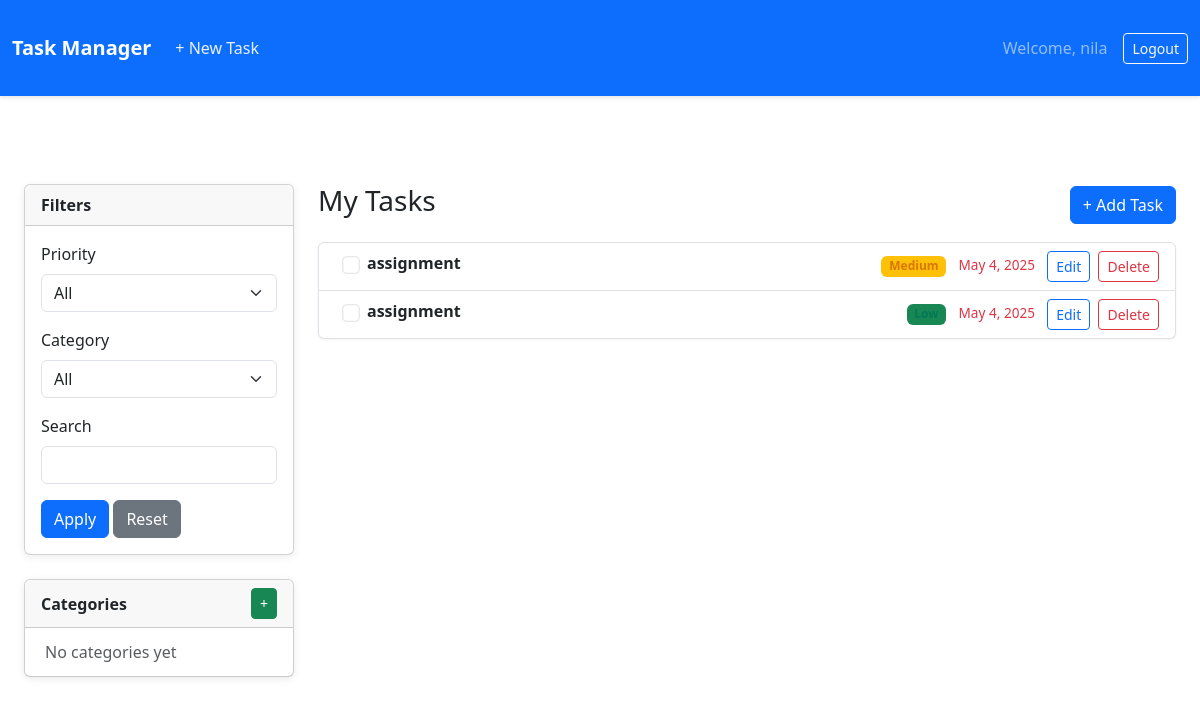
The app's page / (signed in), older data.
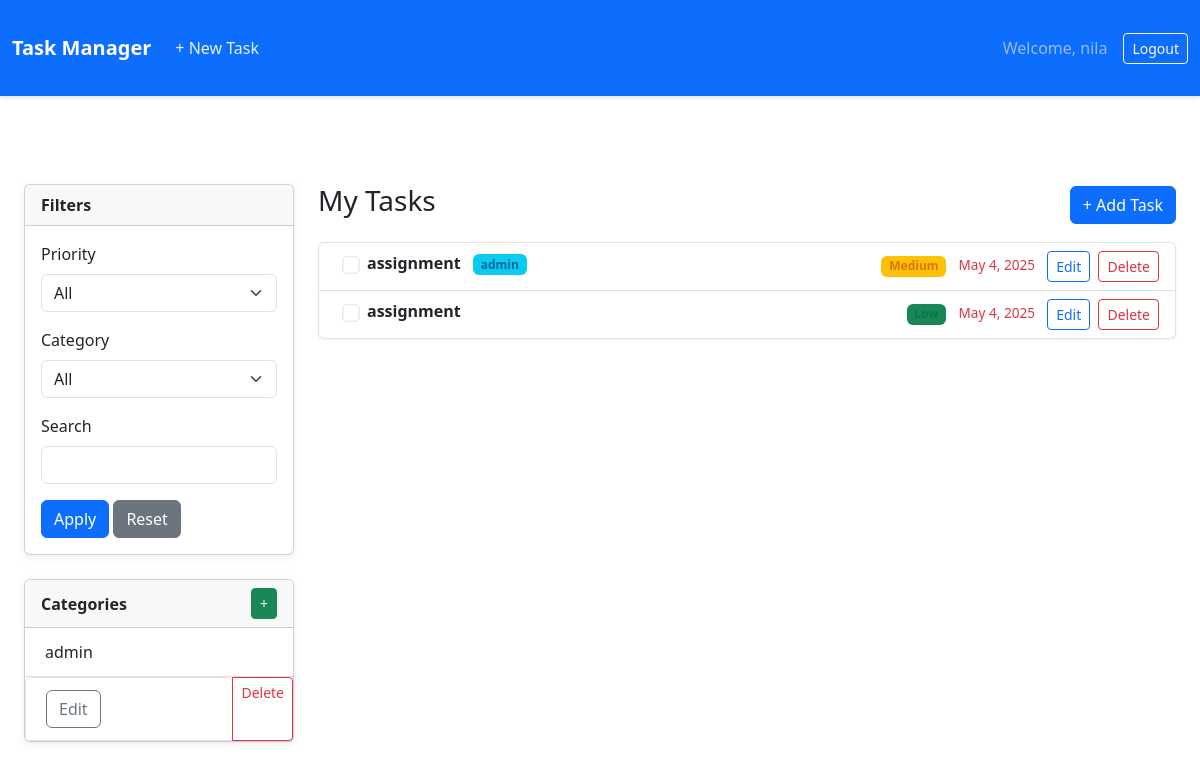
The same page, newer data.
### taskmanager/models.py (models this page shows, shortened)
class Task(models.Model):
    PRIORITY_CHOICES = (
        ('H', 'High'),
        ('M', 'Medium'),
        ('L', 'Low'),
    )
    title = models.CharField(max_length=200)
    description = models.TextField(blank=True, null=True)
    due_date = models.DateField(blank=True, null=True)
    completed = models.BooleanField(default=False)
    priority = models.CharField(max_length=1, choices=PRIORITY_CHOICES, default='M')
    category = models.ForeignKey(Category, on_delete=models.SET_NULL, blank=True, null=True)
    user = models.ForeignKey(User, on_delete=models.CASCADE)
    created_at = models.DateTimeField(auto_now_add=True)
    @property
    def is_overdue(self):
        if self.due_date and not self.completed:
            return self.due_date < timezone.now().date()
        return False

class Category(models.Model):
    name = models.CharField(max_length=100)
    user = models.ForeignKey(User, on_delete=models.CASCADE)
    class Meta:
        verbose_name_plural = "Categories"

### taskmanager/views.py (the view)
# urls.py: path('', views.dashboard, name='dashboard'),
@login_required
def dashboard(request):
    tasks = Task.objects.filter(user=request.user).order_by('-created_at')
    categories = Category.objects.filter(user=request.user)
    category_form = CategoryForm()
    priority = request.GET.get('priority', '')
    category_id = request.GET.get('category', '')
    search_query = request.GET.get('search', '')  # Changed variable name
    if priority:
        tasks = tasks.filter(priority=priority)
    if category_id:
        tasks = tasks.filter(category_id=category_id)
    if search_query: # Apply the filter
        tasks = tasks.filter(title__icontains=search_query)
    context = {
        'tasks': tasks,
        'categories': categories,
        'category_form': category_form,
        'current_priority': priority,
        'current_category': category_id,
        'current_search': search_query,
    }
    return render(request, 'taskmanager/dashboard.html', context)

### taskmanager/forms.py
class CategoryForm(forms.ModelForm):
    class Meta:
        model = Category
        fields = ["name"]

### taskmanager/templates/taskmanager/dashboard.html (shortened to what this page needs)
{% extends "taskmanager/base.html" %}
{% block content %}
<div class="container-fluid mt-4">
    <div class="row">
        <div class="col-md-3">
            <div class="card mb-4">
                <div class="card-header">Filters</div>
                <div class="card-body">
                    <form method="get">
                        <div class="mb-3">
                            <label class="form-label">Priority</label>
                            <select name="priority" class="form-select">
                                <option value="">All</option>
                            </select>
                        </div>
                        <div class="mb-3">
                            <label class="form-label">Category</label>
                            <select name="category" class="form-select">
                                <option value="">All</option>
                            </select>
                        </div>
                        <div class="mb-3">
                            <label class="form-label">Search</label>
                            <input type="text" name="search" class="form-control" value="{{ request.GET.search }}">
                        </div>
                        <button type="submit" class="btn btn-primary">Apply</button>
                        <a href="{% url 'dashboard' %}" class="btn btn-secondary">Reset</a>
                    </form>
                </div>
            </div>
            <div class="card">
                <div class="card-header d-flex justify-content-between align-items-center">
                    <span>Categories</span>
                    <button id="add-category-btn" class="btn btn-sm btn-success" data-bs-toggle="modal" data-bs-target="#categoryModal">+</button>
                </div>
                <div class="list-group list-group-flush">
                    {% for category in categories %}
                    <a href="?category={{ category.id }}"
                       class="list-group-item list-group-item-action d-flex justify-content-between align-items-center {% if request.GET.category == category.id|stringformat:"s" %}active{% endif %}">
                        {{ category.name }}
                        <div class="btn-group btn-group-sm">
                            <button class="btn btn-outline-secondary edit-category-btn"
                                    data-category-id="{{ category.id }}" data-bs-toggle="modal" data-bs-target="#editCategoryModal-{{ category.id }}">
                                Edit
                            </button>
                            <a href="{% url 'delete_category' category.id %}" class="btn btn-outline-danger">Delete</a>
                        </div>
                    </a>
                    {% empty %}
                    <div class="list-group-item text-muted">No categories yet</div>
                    {% endfor %}
                </div>
            </div>
        </div>
        <div class="col-md-9">
            <div class="d-flex justify-content-between align-items-center mb-3">
                <h3>My Tasks</h3>
                <a href="{% url 'add_task' %}" class="btn btn-primary">+ Add Task</a>
            </div>
            {% if tasks %}
            <ul class="list-group">
                {% for task in tasks %}
                <li class="list-group-item d-flex justify-content-between align-items-start {% if task.completed %}list-group-item-light task-completed{% endif %}">
                    <div class="ms-2 me-auto">
                        <input type="checkbox" class="form-check-input me-2 task-checkbox" data-task-id="{{ task.id }}" {% if task.completed %}checked{% endif %}>
                        <div class="fw-bold">{{ task.title }} {% if task.category %}<span class="badge bg-info ms-2">{{ task.category.name }}</span>{% endif %}</div>
                    </div>
                    <div>
                        <span class="badge bg-{% if task.priority == 'H' %}danger{% elif task.priority == 'M' %}warning{% else %}success{% endif %} me-2">
                            {{ task.get_priority_display }}
                        </span>
                        {% if task.due_date %}
                        <span class="due-date me-2 {% if task.is_overdue %}overdue{% endif %}">{{ task.due_date }}</span>
                        {% endif %}
                        <a href="{% url 'edit_task' task.id %}" class="btn btn-sm btn-outline-primary me-1">Edit</a>
                        <a href="{% url 'delete_task' task.id %}" class="btn btn-sm btn-outline-danger">Delete</a>
                    </div>
                </li>
                {% endfor %}
            </ul>
            {% else %}
            <div class="alert alert-info">
                No tasks found. <a href="{% url 'add_task' %}">Add your first task</a>
            </div>
            {% endif %}
        </div>
    </div>
</div>
{% endblock %}

### taskmanager/templates/taskmanager/base.html (shortened to what this page needs)
{% load static %}
<!DOCTYPE html>
<html lang="en">
<head>
    <link rel="stylesheet" href="{% static 'taskmanager/css/style.css' %}">
    <link href="https://cdn.jsdelivr.net/npm/bootstrap@5.3.5/dist/css/bootstrap.min.css" rel="stylesheet">
</head>
<body>
    <nav class="navbar navbar-expand-lg navbar-dark bg-primary">
        <div class="container-fluid">
            <a class="navbar-brand" href="{% url 'dashboard' %}">Task Manager</a>
            <div class="navbar-collapse">
                {% if request.user.is_authenticated %}
                <ul class="navbar-nav me-auto">
                    <li class="nav-item">
                        <a class="nav-link" href="{% url 'add_task' %}">+ New Task</a>
                    </li>
                </ul>
                <span class="navbar-text me-3">Welcome, {{ request.user.username }}</span>
                <a href="{% url 'logout' %}" class="btn btn-sm btn-outline-light">Logout</a>
                {% else %}
                <a href="{% url 'login' %}" class="btn btn-sm btn-outline-light">Login</a>
                <a href="{% url 'register' %}" class="btn btn-sm btn-outline-light ms-2">Register</a>
                {% endif %}
            </div>
        </div>
    </nav>
    <div class="container-fluid mt-4">
        {% block content %}{% endblock %}
    </div>
</body>
</html>

### taskmanager/static/taskmanager/css/style.css (style rules this page uses)
body { background-color: #f8f9fa; font-family: 'Segoe UI', Arial, sans-serif; color: #333; line-height: 1.6; }
@media (min-width: 768px) { .row { display: flex; flex-wrap: wrap; } }
@media (min-width: 768px) { .col-md-3 { flex: 0 0 300px; max-width: 300px; position: relative; width: 100%; padding-right: 15px; padding-left: 15px; } }
@media (min-width: 768px) { .col-md-9 { flex: 1; max-width: calc(100% - 300px); position: relative; width: 100%; padding-right: 15px; padding-left: 15px; } }
.navbar { background-color: #2563eb !important; box-shadow: 0 2px 4px rgba(0,0,0,.1); padding: 0.8rem 1rem; margin-bottom: 0; }
.navbar-brand { font-size: 1.4rem; font-weight: 600; color: white !important; }
.navbar-dark .navbar-nav .nav-link { color: rgba(255, 255, 255, 0.9); }
.navbar-text { color: rgba(255, 255, 255, 0.9); margin-right: 10px; }
.btn-outline-light { border-color: rgba(255, 255, 255, 0.5); }
.container-fluid { max-width: 1200px; padding: 20px; }
.card { border: none; box-shadow: 0 2px 8px rgba(0, 0, 0, 0.08); transition: transform 0.2s ease, box-shadow 0.2s ease; margin-bottom: 20px; border-radius: 8px; background: white; }
.card-header { background-color: #f8f9fa; border-bottom: 1px solid #eaeaea; font-weight: 600; padding: 12px 20px; display: flex; justify-content: space-between; align-items: center; border-radius: 8px 8px 0 0 !important; }
.card-body { padding: 1.25rem; }
.list-group { box-shadow: 0 1px 3px rgba(0,0,0,0.05); border-radius: 8px; }
.list-group-item { border-left: 3px solid transparent; transition: all 0.2s ease; padding: 1rem 1.25rem; display: flex; justify-content: space-between; align-items: center; }
.list-group-item > div:first-child { flex-grow: 1; margin-right: 15px; display: flex; align-items: center; }
.list-group-item > div:first-child > input[type="checkbox"] { margin-right: 15px; transform: scale(1.1); }
.badge { padding: 5px 10px; border-radius: 12px; font-weight: 500; font-size: 0.75rem; }
.bg-warning { background-color: #fef3c7 !important; color: #d97706 !important; }
.bg-success { background-color: #d1fae5 !important; color: #047857 !important; }
.bg-info { background-color: #e0f2fe !important; color: #0369a1 !important; }
.due-date { font-size: 0.85rem; color: #666; margin-right: 15px; }
.overdue { color: #dc3545; font-weight: 500; }
.form-control, .form-select { border-radius: 6px; border: 1px solid #dee2e6; padding: 0.5rem 0.75rem; transition: border-color 0.15s ease-in-out, box-shadow 0.15s ease-in-out; }
.btn { border-radius: 6px; padding: 0.375rem 0.75rem; font-weight: 500; transition: all 0.2s ease; }
.btn-primary { background-color: #2563eb; border-color: #2563eb; }
.btn-outline-primary { color: #2563eb; border-color: #2563eb; }
.btn-outline-danger { color: #dc3545; border-color: #dc3545; }
.btn-sm { font-size: 0.75rem; padding: 0.25rem 0.5rem; }
.list-group-flush .list-group-item { padding: 0.75rem 1.25rem; background-color: transparent; display: flex; justify-content: space-between; align-items: center; }

Row changes from the older to the newer data that the page shows:
added Category: name "admin"
changed Task "Medium": category_id empty → 2 (drawn); category.name (not shown) → "admin"
Text that changed along with them:
text no longer shown: "No categories yet"
